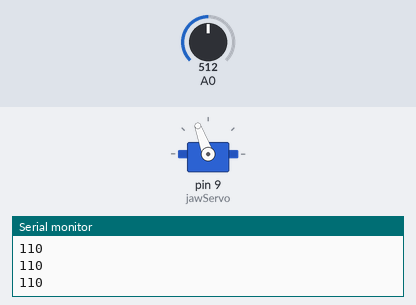
The sketch below on a simulated Arduino Uno, built with avr-gcc and run on an emulated ATmega328P. On the bench: servo, the last lines printed to the serial monitor. The inputs (shaded band) are chosen by the test bench; at power-on: A0 = 512.

Above: at 1.2 s.
1.3 s: A0 set to 716
At 1.7 s:
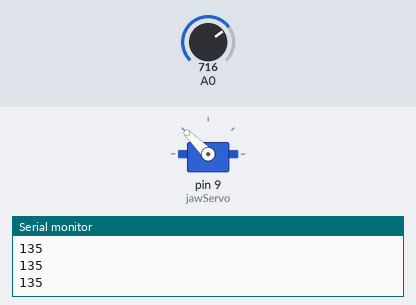
2.8 s: A0 set to 900
At 4.0 s:
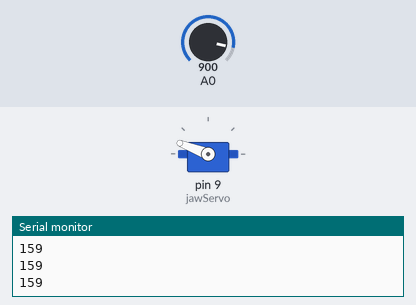
4.3 s: A0 set to 1023
At 5.3 s:
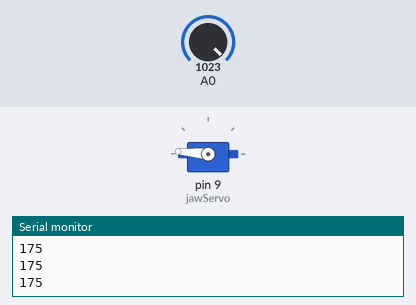
5.8 s: A0 set to 306
At 6.5 s:
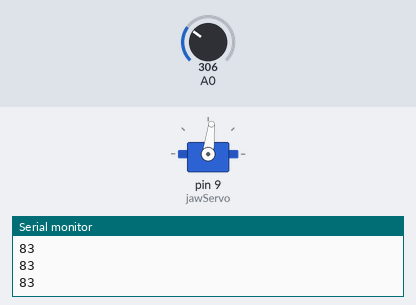
7.3 s: A0 set to 122
At 8.5 s:
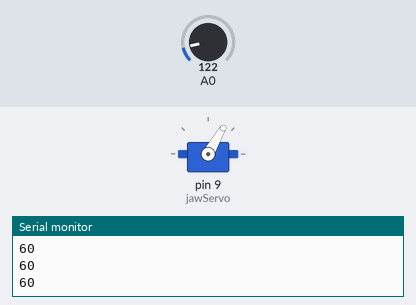
8.8 s: A0 set to 0
At 9.9 s:
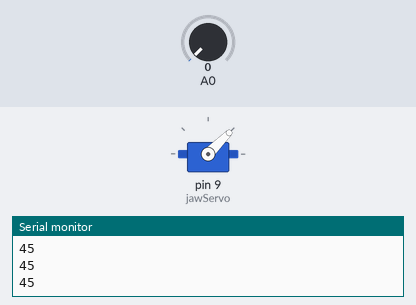
Timing chart, 0 to 11.3 s (numbered marks = the images above; inputs shaded):
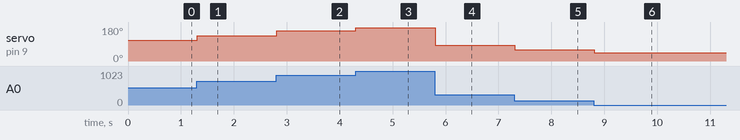

The sketch:

ArmCode.ino
```cpp
#include <Servo.h>

Servo jawServo;

void setup() {
  jawServo.attach(9);
  Serial.begin(9600);
}

void loop() {
  int bendRead1 = analogRead(A0);
  int control;

  control = bendRead(bendRead1);
}

int bendRead(int sensorRead){
  int jControl;
  jControl = map(sensorRead, 0, 1023, 45, 175);
  Serial.println(jControl);
  jawServo.write(jControl);
}
```

Measured:
- after the input at 1.3 s, servo on pin 9 (jawServo): 110° → 135° at once
- after the input at 2.8 s, servo on pin 9 (jawServo): 135° → 159° at once
- after the input at 4.3 s, servo on pin 9 (jawServo): 159° → 175° at once
- after the input at 5.8 s, servo on pin 9 (jawServo): 175° → 83° at once
- after the input at 7.3 s, servo on pin 9 (jawServo): 83° → 60° at once
- after the input at 8.8 s, servo on pin 9 (jawServo): 60° → 45° at once
